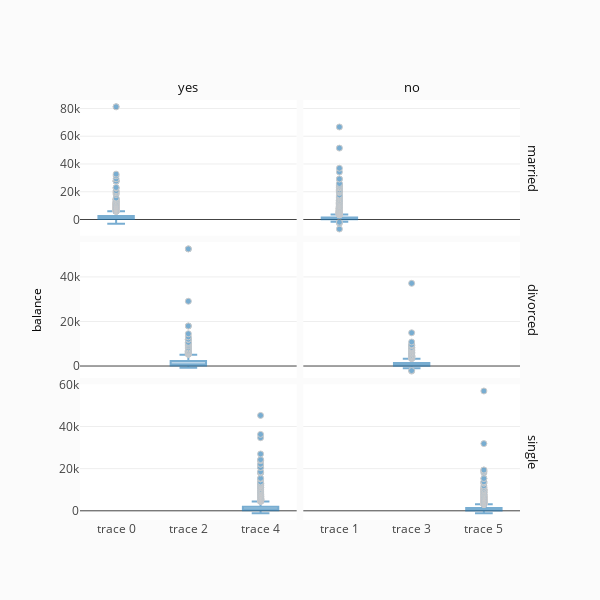

The code cell stored with this chart in its notebook:
### Code cell
fig = ff.create_facet_grid(
    df,
    y='balance',
    facet_row='marital',
    facet_col='deposit',
    trace_type='box',
)

iplot(fig, filename='facet - box traces')

### Figure 1 — Plotly figure (JSON) as saved in the notebook; plotly's stock layout.template omitted (floating-point values rounded to 4 significant figures; data arrays with more than 128 entries replaced by an {"elided": "..."} marker saying what was removed)
{"data": [{"marker": {"color": "rgb(31, 119, 180)", "line": {"color": "darkgrey", "width": 1}}, "opacity": 0.6, "type": "box", "uid": "189afc62-a854-48d2-928b-e9f803c65670", "xaxis": "x", "y": {"elided": "2562 int values"}, "yaxis": "y"}, {"marker": {"color": "rgb(31, 119, 180)", "line": {"color": "darkgrey", "width": 1}}, "opacity": 0.6, "type": "box", "uid": "f3cbd445-fe9c-4ea0-879f-a1821068739a", "xaxis": "x2", "y": {"elided": "3253 int values"}, "yaxis": "y"}, {"marker": {"color": "rgb(31, 119, 180)", "line": {"color": "darkgrey", "width": 1}}, "opacity": 0.6, "type": "box", "uid": "4d4f595e-812a-462f-b805-122c76ab7751", "xaxis": "x", "y": {"elided": "572 int values"}, "yaxis": "y2"}, {"marker": {"color": "rgb(31, 119, 180)", "line": {"color": "darkgrey", "width": 1}}, "opacity": 0.6, "type": "box", "uid": "fa4d5c62-290f-46f3-ab77-596685c559e4", "xaxis": "x2", "y": {"elided": "602 int values"}, "yaxis": "y2"}, {"marker": {"color": "rgb(31, 119, 180)", "line": {"color": "darkgrey", "width": 1}}, "opacity": 0.6, "type": "box", "uid": "811b1826-06a7-48e6-aa43-ca34addf289d", "xaxis": "x", "y": {"elided": "1833 int values"}, "yaxis": "y3"}, {"marker": {"color": "rgb(31, 119, 180)", "line": {"color": "darkgrey", "width": 1}}, "opacity": 0.6, "type": "box", "uid": "9f351259-235c-4a18-8bb4-dce1c4205399", "xaxis": "x2", "y": {"elided": "1503 int values"}, "yaxis": "y3"}], "layout": {"annotations": [{"font": {"color": "#0f0f0f", "size": 13}, "showarrow": false, "text": "yes", "textangle": 0, "x": 0.2462, "xanchor": "center", "xref": "paper", "y": 1.03, "yanchor": "middle", "yref": "paper"}, {"font": {"color": "#0f0f0f", "size": 13}, "showarrow": false, "text": "no", "textangle": 0, "x": 0.7537, "xanchor": "center", "xref": "paper", "y": 1.03, "yanchor": "middle", "yref": "paper"}, {"font": {"color": "#0f0f0f", "size": 13}, "showarrow": false, "text": "married", "textangle": 90, "x": 1.03, "xanchor": "center", "xref": "paper", "y": 0.8383, "yanchor": "middle", "yref": "paper"}, {"font": {"color": "#0f0f0f", "size": 13}, "showarrow": false, "text": "divorced", "textangle": 90, "x": 1.03, "xanchor": "center", "xref": "paper", "y": 0.5, "yanchor": "middle", "yref": "paper"}, {"font": {"color": "#0f0f0f", "size": 13}, "showarrow": false, "text": "single", "textangle": 90, "x": 1.03, "xanchor": "center", "xref": "paper", "y": 0.1617, "yanchor": "middle", "yref": "paper"}, {"font": {"color": "#000000", "size": 12}, "showarrow": false, "text": "", "textangle": 0, "x": 0.5, "xanchor": "center", "xref": "paper", "y": -0.1, "yanchor": "middle", "yref": "paper"}, {"font": {"color": "#000000", "size": 12}, "showarrow": false, "text": "balance", "textangle": -90, "x": -0.1, "xanchor": "center", "xref": "paper", "y": 0.5, "yanchor": "middle", "yref": "paper"}], "height": 600, "legend": {"bgcolor": "#efefef", "borderwidth": 1, "x": 1.05, "y": 1, "yanchor": "top"}, "paper_bgcolor": "rgb(251, 251, 251)", "showlegend": false, "title": {"text": ""}, "width": 600, "xaxis": {"anchor": "y3", "domain": [0, 0.4925]}, "xaxis2": {"anchor": "free", "domain": [0.5075, 1], "position": 0}, "yaxis": {"anchor": "free", "domain": [0.6767, 1], "position": 0}, "yaxis2": {"anchor": "free", "domain": [0.3383, 0.6617], "position": 0}, "yaxis3": {"anchor": "x", "domain": [0, 0.3233]}}}
